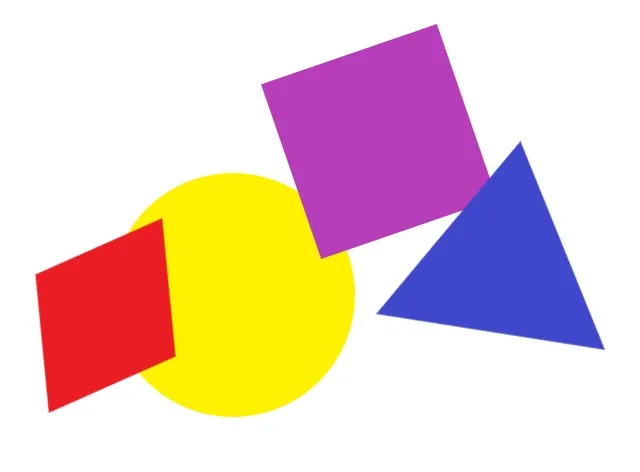
#> input picture media/geometric.jpg, 640 x 472 px
$ python ImageResizing.py
#> lines starting #> are read from the running program, lines starting #| are printed output that depends on the picture; long printed decimals are rounded
import cv2 as cv
import numpy as np
import os

def read_image(path):
#> called with path = 'media/geometric.jpg'
  if not path or not os.path.exists(path):
    return
  image=cv.imread(path, 1)
#> image is the input picture: shape (472, 640, 3); mean B, G, R 197.8, 204.1, 231.2
  cv.imshow('Image', image)
  return image

def check_sizes(image):
  height, width= image.shape[:2]
#> height = 472; width = 640
  aspect_ratio=width/height
#> aspect_ratio = 1.36
  print(f"Aspect Ratio {aspect_ratio}")
#| Aspect Ratio 1.356
  return width, height

def downscale_image(image:np.ndarray , down_width: int, down_height: int):
  if not down_width or not down_height:
    return
  if not isinstance(down_width, int) or not isinstance(down_height, int):
    return
  if not isinstance(image, np.ndarray):
    return
  res=check_sizes(image)
#> res = (640, 472)
  original_width, original_height=res
#> original_width = 640; original_height = 472

  if not down_width<=original_width or not down_height<=original_height:
    return
  down_points=(down_width,down_height)
  resized_down=cv.resize(image, down_points, interpolation=cv.INTER_LINEAR)
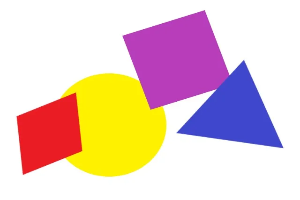
#> resized_down: shape (200, 300, 3); mean B, G, R 197.8, 204.1, 231.2
  cv.imshow('Resized Down by defining height and width', resized_down)
  cv.waitKey(0)
  cv.destroyAllWindows()

def upscale_image(image: np.ndarray,  up_width: int, up_height: int):
#> called with up_width = 1920, up_height = 1000
  if not up_width or not up_height:
    return
  if not isinstance(up_width, int) or not isinstance(up_height, int):
    return
  if not isinstance(image, np.ndarray):
    return
  res=check_sizes(image)
#| Aspect Ratio 1.356
#> res = (640, 472)
  original_width, original_height=res
#> original_width = 640; original_height = 472

  if not up_width>=original_width or not up_height>=original_height:
    return
  up_points=(up_width, up_height)
  resized_up=cv.resize(image, up_points, interpolation=cv.INTER_LINEAR)
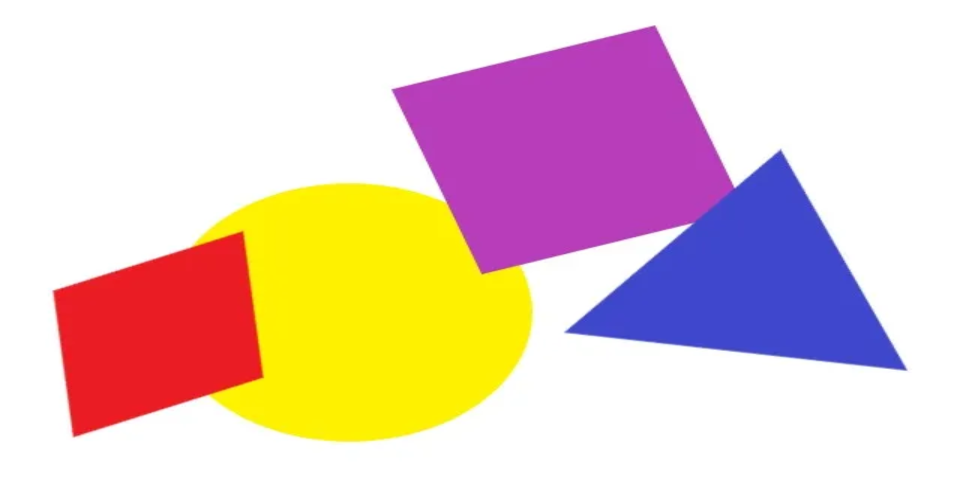
#> resized_up: shape (1000, 1920, 3) (shown at 1/2 size); mean B, G, R 197.8, 204.1, 231.2
  cv.imshow('Resized Up by defining height and width', resized_up)
  cv.waitKey(0)
  cv.destroyAllWindows()

def resize_with_scalingfactor(image: np.ndarray):
  #Scaling Up the image 1.2 times by specifying both scaling factors
  scale_up_x = 1.2
  scale_up_y = 1.2
  # Scaling Down the image 0.6 times specifying a single scale factor.
  scale_down = 0.6

  scaled_f_down = cv.resize(image, None, fx= scale_down, fy= scale_down, interpolation= cv.INTER_LINEAR)
  scaled_f_up = cv.resize(image, None, fx= scale_up_x, fy= scale_up_y, interpolation= cv.INTER_LINEAR)
  cv.imshow('Resized Down by defining height and width', scaled_f_down)
  cv.waitKey(0)
  cv.imshow('Resized Up by defining height and width', scaled_f_up)
  cv.waitKey(0)
  cv.destroyAllWindows()

def main():
  path='media/geometric.jpg'
  image=read_image(path)

  down_width =300
  down_height=200
  downscale_image(image,down_width, down_height)

  up_width=1920
  up_height=1000
  upscale_image(image,up_width,up_height)

  resize_with_scalingfactor(image)

if __name__=="__main__":
  main()

$ run again, with media/blob_test.jpg copied over media/geometric.jpg
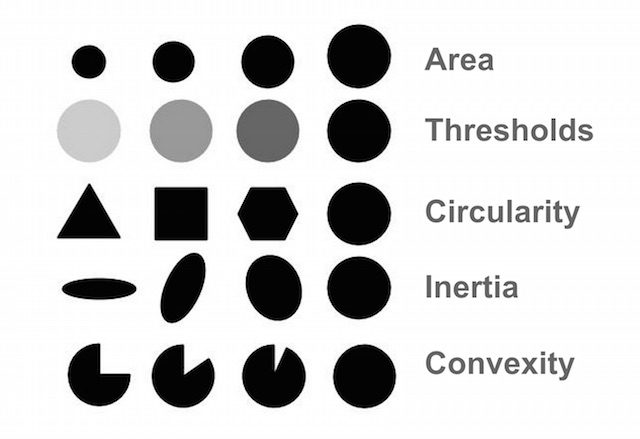
#> input picture media/blob_test.jpg, 640 x 439 px
#> in read_image, image is the input picture: shape (439, 640, 3); min 0, max 255, mean 210.2
#| Aspect Ratio 1.458
#> in downscale_image, `res=check_sizes(image)`: res = (640, 439)
#> in downscale_image, `original_width, original_height=res`: original_width = 640; original_height = 439
#| Aspect Ratio 1.458
#> in upscale_image, `res=check_sizes(image)`: res = (640, 439)
#> in upscale_image, `original_width, original_height=res`: original_width = 640; original_height = 439
#> in upscale_image, `resized_up=cv.resize(image, up_points, interpolation=cv.INTER_LINEAR)`:
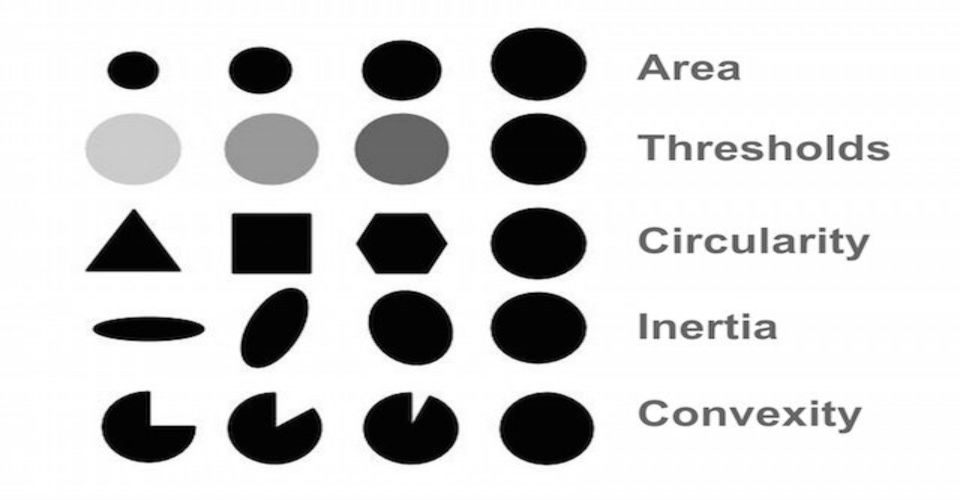
#> resized_up: shape (1000, 1920, 3) (shown at 1/2 size); min 0, max 255, mean 210.1
#> in resize_with_scalingfactor, `scaled_f_up = cv.resize(image, None, fx= scale_up_x, fy= scale_up_y, i..`:
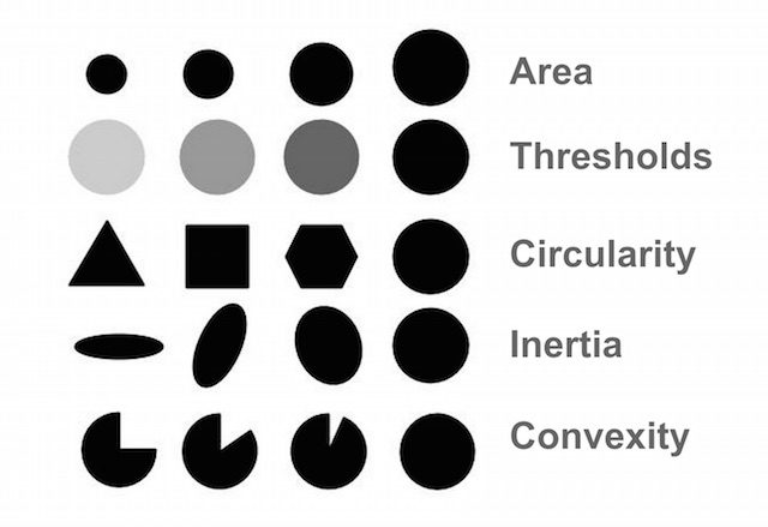
#> scaled_f_up: shape (527, 768, 3); min 0, max 255, mean 210.2
